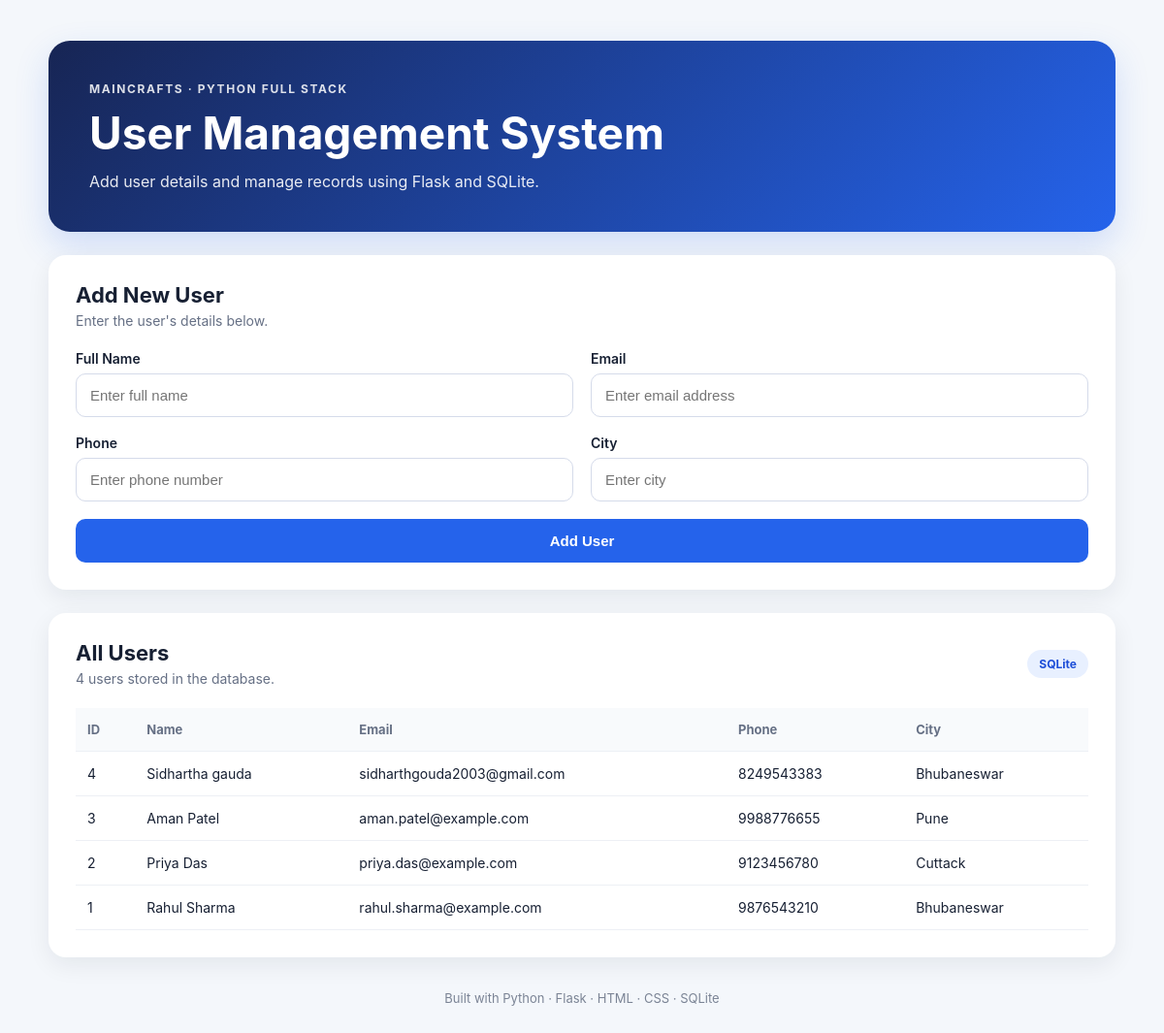
The page / on the database its author committed.
### tables this page shows
CREATE TABLE users (id INTEGER PRIMARY KEY AUTOINCREMENT, name TEXT NOT NULL, email TEXT NOT NULL UNIQUE, phone TEXT NOT NULL, city TEXT NOT NULL);

### app.py (the view, shortened to what this page needs)
@app.route('/', methods=['GET', 'POST'])
def index():
    conn = get_db_connection()
    users = conn.execute('SELECT * FROM users ORDER BY id DESC').fetchall()
    conn.close()
    return render_template('index.html', users=users)

### app.py (called while the page is built)
def get_db_connection():
    conn = sqlite3.connect(DATABASE)
    conn.row_factory = sqlite3.Row
    return conn

### templates/index.html (shortened to what this page needs)
<!DOCTYPE html>
<html lang="en">
<head>
    <link rel="stylesheet" href="{{ url_for('static', filename='style.css') }}">
</head>
<body>
    <main class="container">
        <section class="hero">
            <div>
                <p class="eyebrow">MAINCRAFTS · PYTHON FULL STACK</p>
                <h1>User Management System</h1>
                <p class="subtitle">Add user details and manage records using Flask and SQLite.</p>
            </div>
        </section>
        <section class="card form-card">
            <div class="section-heading">
                <div>
                    <h2>Add New User</h2>
                    <p>Enter the user's details below.</p>
                </div>
            </div>
            <form method="POST" class="user-form">
                <div class="field">
                    <label for="name">Full Name</label>
                    <input id="name" name="name" type="text" placeholder="Enter full name" required>
                </div>
                <div class="field">
                    <label for="email">Email</label>
                    <input id="email" name="email" type="email" placeholder="Enter email address" required>
                </div>
                <div class="field">
                    <label for="phone">Phone</label>
                    <input id="phone" name="phone" type="tel" placeholder="Enter phone number" required>
                </div>
                <div class="field">
                    <label for="city">City</label>
                    <input id="city" name="city" type="text" placeholder="Enter city" required>
                </div>
                <button type="submit">Add User</button>
            </form>
        </section>
        <section class="card table-card">
            <div class="section-heading">
                <div>
                    <h2>All Users</h2>
                    <p>{{ users|length }} user{{ '' if users|length == 1 else 's' }} stored in the database.</p>
                </div>
                <span class="badge">SQLite</span>
            </div>
            <div class="table-wrap">
                <table>
                    <thead>
                        <tr>
                            <th>ID</th>
                            <th>Name</th>
                            <th>Email</th>
                            <th>Phone</th>
                            <th>City</th>
                        </tr>
                    </thead>
                    <tbody>
                        {% for user in users %}
                        <tr>
                            <td>{{ user['id'] }}</td>
                            <td>{{ user['name'] }}</td>
                            <td>{{ user['email'] }}</td>
                            <td>{{ user['phone'] }}</td>
                            <td>{{ user['city'] }}</td>
                        </tr>
                        {% else %}
                        <tr>
                            <td colspan="5" class="empty">No users yet. Add the first user using the form above.</td>
                        </tr>
                        {% endfor %}
                    </tbody>
                </table>
            </div>
        </section>
        <footer>Built with Python · Flask · HTML · CSS · SQLite</footer>
    </main>
</body>
</html>

### static/style.css (style rules this page uses)
* { box-sizing: border-box; }
body { margin: 0; font-family: Inter, Arial, sans-serif; background: #f4f7fb; color: #172033; }
.container { width: min(1100px, 92%); margin: 0 auto; padding: 42px 0; }
.hero { background: linear-gradient(135deg, #172554, #2563eb); color: white; border-radius: 22px; padding: 42px; margin-bottom: 24px; box-shadow: 0 14px 35px rgba(37, 99, 235, .18); }
.eyebrow { margin: 0 0 10px; font-size: 12px; letter-spacing: 1.6px; font-weight: 700; opacity: .85; }
h1 { margin: 0; font-size: clamp(30px, 5vw, 46px); }
.subtitle { margin: 12px 0 0; font-size: 16px; opacity: .9; }
.card { background: white; border-radius: 18px; padding: 28px; margin-bottom: 24px; box-shadow: 0 8px 24px rgba(15, 23, 42, .07); }
.section-heading { display: flex; justify-content: space-between; align-items: center; gap: 20px; margin-bottom: 22px; }
h2 { margin: 0 0 5px; font-size: 22px; }
.section-heading p { margin: 0; color: #667085; font-size: 14px; }
.user-form { display: grid; grid-template-columns: 1fr 1fr; gap: 18px; }
.field { display: flex; flex-direction: column; gap: 7px; }
label { font-weight: 600; font-size: 14px; }
input { padding: 13px 14px; border: 1px solid #d5dbea; border-radius: 10px; font-size: 15px; outline: none; }
button { grid-column: 1 / -1; border: 0; border-radius: 10px; padding: 14px; background: #2563eb; color: white; font-size: 15px; font-weight: 700; cursor: pointer; }
.badge { background: #e8f0ff; color: #1d4ed8; border-radius: 999px; padding: 7px 12px; font-size: 12px; font-weight: 700; }
.table-wrap { overflow-x: auto; }
table { width: 100%; border-collapse: collapse; min-width: 700px; }
th, td { padding: 14px 12px; text-align: left; border-bottom: 1px solid #edf0f5; }
th { font-size: 13px; color: #667085; background: #f8fafc; }
td { font-size: 14px; }
footer { text-align: center; color: #7b8495; font-size: 13px; padding: 10px 0 20px; }

### rows shown on the page
users: id "4", name "Sidhartha gauda", email "sidharthgouda2003@gmail.com", phone "8249543383", city "Bhubaneswar"
users: id "3", name "Aman Patel", email "aman.patel@example.com", phone "9988776655", city "Pune"
users: id "2", name "Priya Das", email "priya.das@example.com", phone "9123456780", city "Cuttack"
users: id "1", name "Rahul Sharma", email "rahul.sharma@example.com", phone "9876543210", city "Bhubaneswar"

### other values the page prints
{{ users|length }} "4"
{{ '' if users|length == 1 else 's' }} "s"
